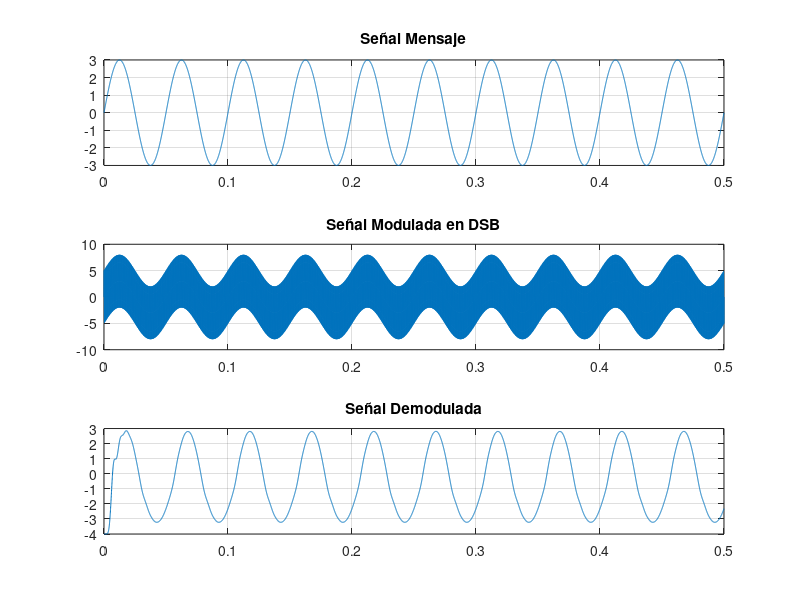
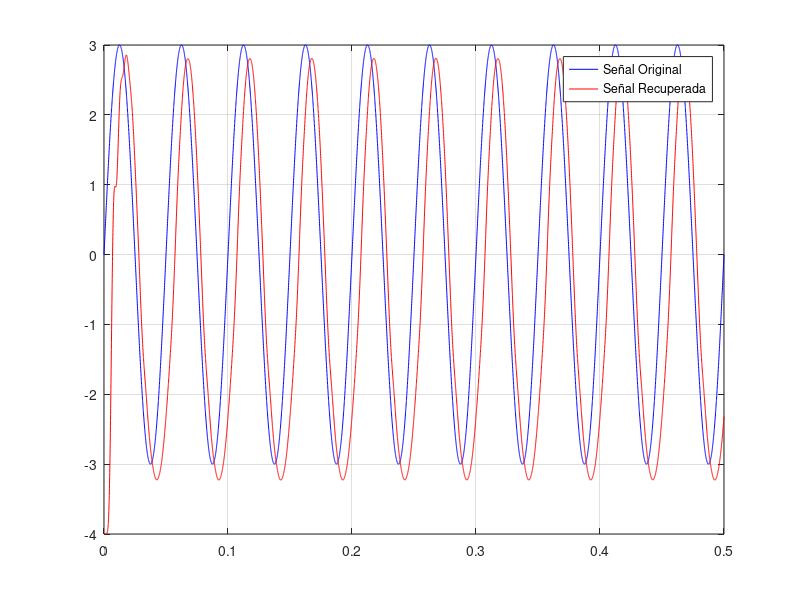

MATLAB code to generate these figures, in order:
%Modulación AM
clc
clear all
fp=2000;
fmu=16000;
fmens=20;
amp=3;%amplitud señal mensaje
t=0:1/fmu:0.5;
port=5*sin(fp*2*pi*t);

grid
mens=amp*sin(fmens*2*pi*t);
subplot(3,1,1)
plot(t,mens);
grid
title('Señal Mensaje')

mod=port+mens;
subplot(3,1,2)
plot(t,mod);
grid
title('Señal Modulada en DSB')


dem=mod;
%Detector de envolvente
[m,n]=size(mod);%Elimina la parte  negativa de la señal
s=m*n;
for i=1:s
    if dem(i)<=0
        dem(i)=0;
       end;
end;

[num,den] = butter(10,200*2/fmu)
dem=filter(num,den,dem);
%

dem=2*dem-2*2,9; %ajuste de nivel dc y sele da una ganancia de dos
subplot(3,1,3)
plot(t,dem);
grid
title('Señal Demodulada')

figure;
plot(t,mens,'b-',t,dem,'r-');
legend('Señal Original','Señal Recuperada');
grid